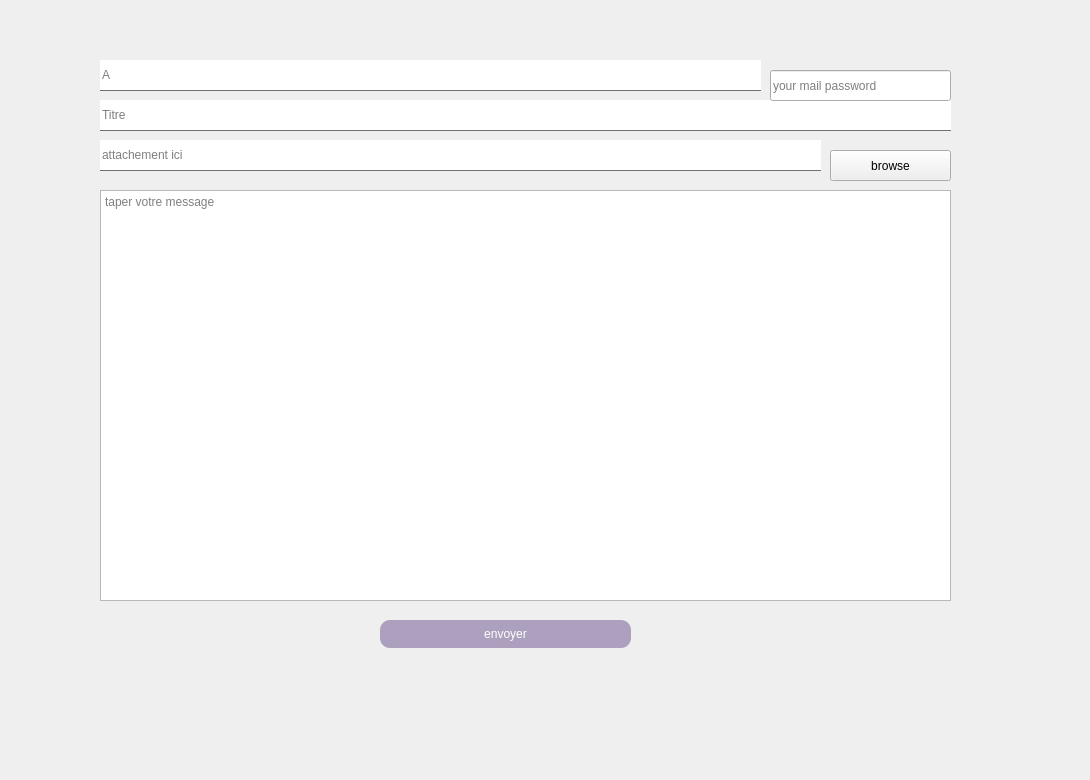
    <widget class="QWidget" name="tab_4">
     <attribute name="title">
      <string>Mailing</string>
     </attribute>
     <widget class="QLabel" name="label_bg_mail">
      <property name="geometry">
       <rect>
        <x>-10</x>
        <y>-40</y>
        <width>1081</width>
        <height>771</height>
       </rect>
      </property>
      <property name="text">
       <string/>
      </property>
     </widget>
     <widget class="QLineEdit" name="rcpt">
      <property name="geometry">
       <rect>
        <x>100</x>
        <y>60</y>
        <width>661</width>
        <height>31</height>
       </rect>
      </property>
      <property name="styleSheet">
       <string notr="true">font: 9pt 'Century Gothic';border:none;
border-bottom:1px solid #707172;
</string>
      </property>
      <property name="placeholderText">
       <string>A</string>
      </property>
     </widget>
     <widget class="QLineEdit" name="subject">
      <property name="geometry">
       <rect>
        <x>100</x>
        <y>100</y>
        <width>851</width>
        <height>31</height>
       </rect>
      </property>
      <property name="styleSheet">
       <string notr="true">font: 9pt 'Century Gothic';border:none;
border-bottom:1px solid #707172;
</string>
      </property>
      <property name="placeholderText">
       <string>Titre</string>
      </property>
     </widget>
     <widget class="QLineEdit" name="mail_pass">
      <property name="geometry">
       <rect>
        <x>770</x>
        <y>70</y>
        <width>181</width>
        <height>31</height>
       </rect>
      </property>
      <property name="styleSheet">
       <string notr="true">font: 9pt 'Century Gothic';</string>
      </property>
      <property name="echoMode">
       <enum>QLineEdit::Password</enum>
      </property>
      <property name="placeholderText">
       <string>your mail password</string>
      </property>
     </widget>
     <widget class="QLineEdit" name="file">
      <property name="geometry">
       <rect>
        <x>100</x>
        <y>140</y>
        <width>721</width>
        <height>31</height>
       </rect>
      </property>
      <property name="styleSheet">
       <string notr="true">font: 9pt 'Century Gothic';border:none;
border-bottom:1px solid #707172;</string>
      </property>
      <property name="placeholderText">
       <string>attachement ici</string>
      </property>
     </widget>
     <widget class="QPushButton" name="browseBtn">
      <property name="geometry">
       <rect>
        <x>830</x>
        <y>150</y>
        <width>121</width>
        <height>31</height>
       </rect>
      </property>
      <property name="styleSheet">
       <string notr="true">font: 9pt 'Century Gothic';</string>
      </property>
      <property name="text">
       <string>browse</string>
      </property>
     </widget>
     <widget class="QTextEdit" name="msg">
      <property name="geometry">
       <rect>
        <x>100</x>
        <y>190</y>
        <width>851</width>
        <height>411</height>
       </rect>
      </property>
      <property name="styleSheet">
       <string notr="true">font: 9pt 'Century Gothic';</string>
      </property>
      <property name="placeholderText">
       <string>taper votre message</string>
      </property>
     </widget>
     <widget class="QPushButton" name="sendBtn">
      <property name="geometry">
       <rect>
        <x>380</x>
        <y>620</y>
        <width>251</width>
        <height>28</height>
       </rect>
      </property>
      <property name="styleSheet">
       <string notr="true">#sendBtn{

border-radius:10px;


background-color: rgb(172, 160, 190);
color:white;
font: 9pt 'Century Gothic';
}
</string>
      </property>
      <property name="text">
       <string>envoyer</string>
      </property>
     </widget>
    </widget>
